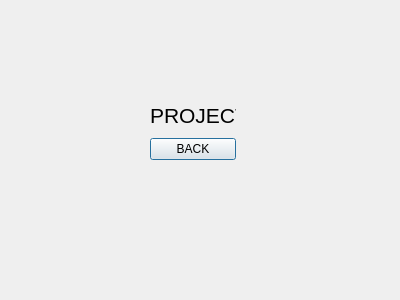
<?xml version="1.0" encoding="UTF-8"?>
<ui version="4.0">
 <class>ProjectFragment</class>
 <widget class="QDialog" name="ProjectFragment">
  <property name="geometry">
   <rect>
    <x>0</x>
    <y>0</y>
    <width>400</width>
    <height>300</height>
   </rect>
  </property>
  <property name="windowTitle">
   <string>Dialog</string>
  </property>
  <widget class="QWidget" name="">
   <property name="geometry">
    <rect>
     <x>150</x>
     <y>100</y>
     <width>86</width>
     <height>60</height>
    </rect>
   </property>
   <layout class="QVBoxLayout" name="verticalLayout">
    <item>
     <widget class="QLabel" name="label">
      <property name="text">
       <string>&lt;html&gt;&lt;head/&gt;&lt;body&gt;&lt;p align=&quot;center&quot;&gt;&lt;span style=&quot; font-size:16pt;&quot;&gt;PROJECT&lt;/span&gt;&lt;/p&gt;&lt;/body&gt;&lt;/html&gt;</string>
      </property>
     </widget>
    </item>
    <item>
     <widget class="QPushButton" name="pushButton">
      <property name="text">
       <string>BACK</string>
      </property>
     </widget>
    </item>
   </layout>
  </widget>
 </widget>
 <resources/>
 <connections/>
</ui>
